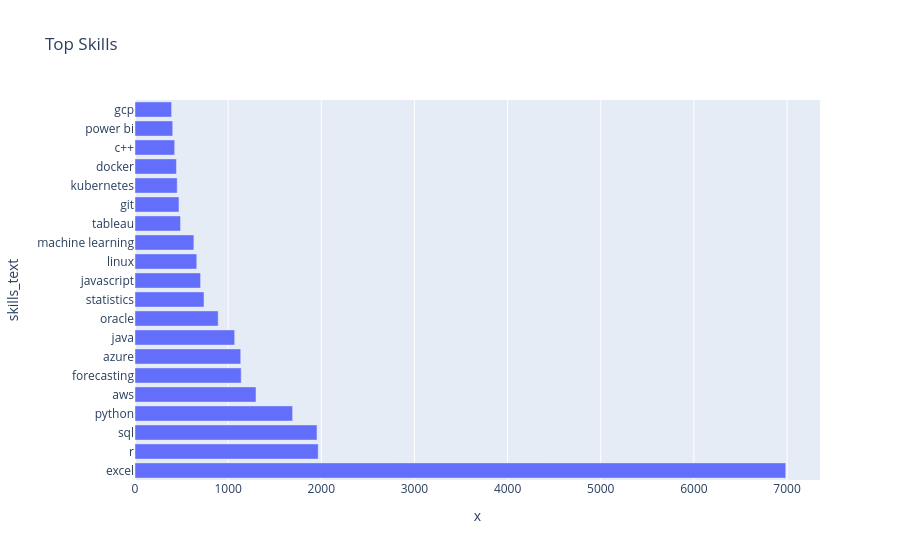

Notebook cell for this chart:
### Code cell
fig = px.bar(
    top_skills,
    x=top_skills.values,
    y=top_skills.index,
    orientation="h",
    title="Top Skills"
)

fig.show()

### Figure 1 — Plotly figure (JSON) as saved in the notebook; plotly's stock layout.template omitted (floating-point values rounded to 4 significant figures)
{"data": [{"hovertemplate": "x=%{x}<br>skills_text=%{y}<extra></extra>", "legendgroup": "", "marker": {"color": "#636efa", "pattern": {"shape": ""}}, "name": "", "orientation": "h", "showlegend": false, "textposition": "auto", "type": "bar", "x": [6986, 1967, 1954, 1692, 1299, 1140, 1135, 1070, 893, 741, 704, 663, 632, 489, 472, 453, 445, 426, 405, 393], "xaxis": "x", "y": ["excel", "r", "sql", "python", "aws", "forecasting", "azure", "java", "oracle", "statistics", "javascript", "linux", "machine learning", "tableau", "git", "kubernetes", "docker", "c++", "power bi", "gcp"], "yaxis": "y"}], "layout": {"barmode": "relative", "legend": {"tracegroupgap": 0}, "title": {"text": "Top Skills"}, "xaxis": {"anchor": "y", "domain": [0, 1], "title": {"text": "x"}}, "yaxis": {"anchor": "x", "domain": [0, 1], "title": {"text": "skills_text"}}}}
